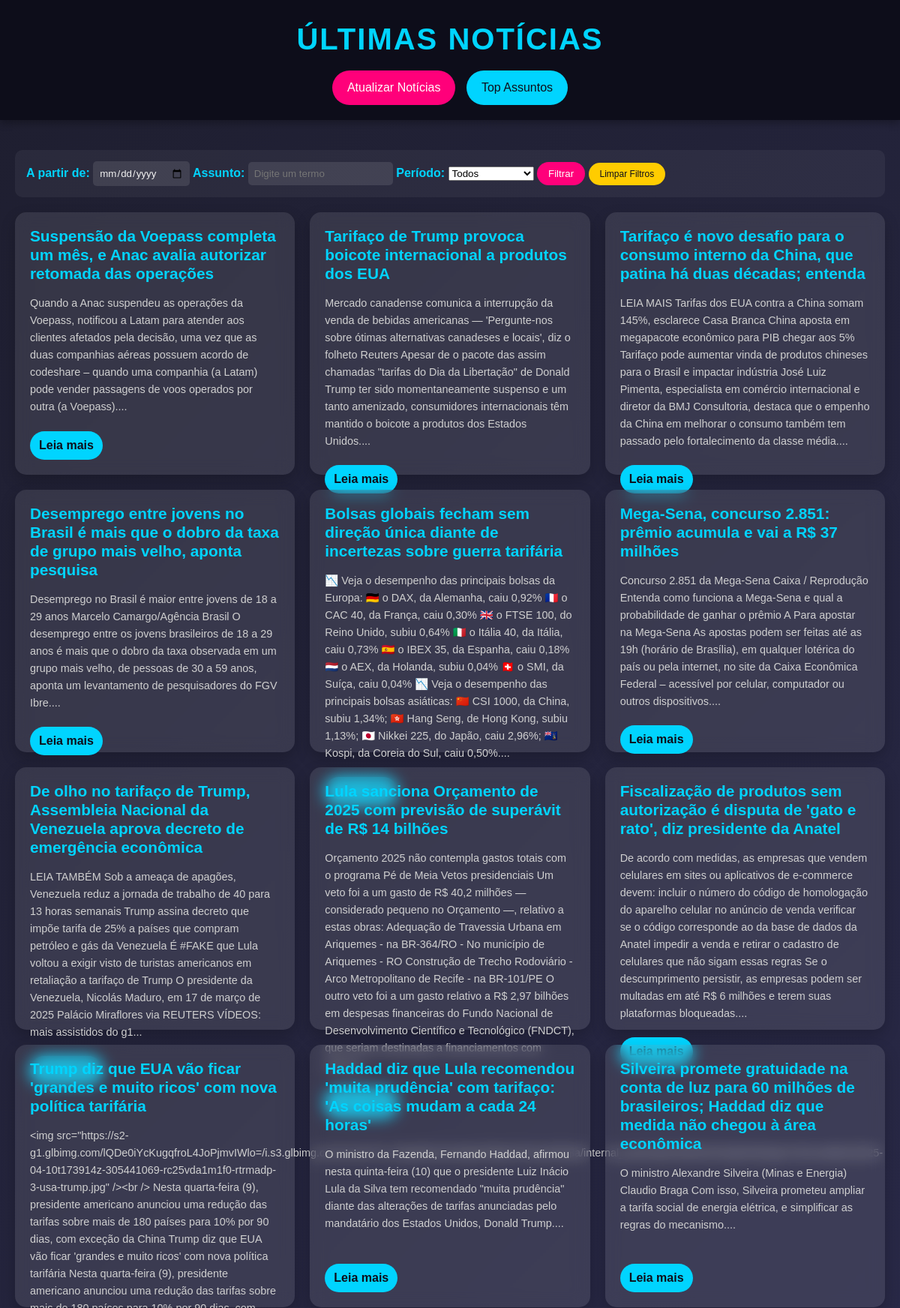
/?page=4 (upper part), run on the app's committed database.
### app/models.py (models this page shows)
class Noticia(db.Model):
    __tablename__ = 'Noticia'
    id = db.Column(db.Integer, primary_key=True)
    titulo = db.Column(db.String(200), nullable=False)
    conteudo = db.Column(db.Text, nullable=False)
    url = db.Column(db.String(500), unique=True, nullable=False)
    data_publicacao = db.Column(db.DateTime, nullable=False)
    resumo = db.Column(db.Text)

### app/routes.py (the view)
@bp.route('/', methods=['GET'])
def index():
    data_filtro = request.args.get('data', None)
    assunto_filtro = request.args.get('assunto', None)
    periodo = request.args.get('periodo', None)
    page = request.args.get('page', default=1, type=int)  # Pega a página da URL
    noticias_paginadas = filtrar_noticias(data_filtro, assunto_filtro, periodo, page=page, per_page=15)
    return render_template('index.html', noticias=noticias_paginadas.items, pagination=noticias_paginadas)

### app/repository.py (called while the page is built, shortened)
def filtrar_noticias(data_filtro=None, assunto_filtro=None, periodo=None, page=1, per_page=10):
    query = Noticia.query
    if data_filtro:
        try:
            data = datetime.strptime(data_filtro, '%Y-%m-%d')
            query = query.filter(db.func.date(Noticia.data_publicacao) >= data.date())
        except ValueError:
            pass
    if periodo == 'semana':
        data_inicio = datetime.now() - timedelta(days=7)
        query = query.filter(Noticia.data_publicacao >= data_inicio)
    elif periodo == 'mes':
        data_inicio = datetime.now() - timedelta(days=30)
        query = query.filter(Noticia.data_publicacao >= data_inicio)
    return query.order_by(Noticia.data_publicacao.desc()).paginate(page=page, per_page=per_page)

### app/templates/index.html (shortened to what this page needs)
<!DOCTYPE html>
<html lang="pt-br">
<head>
    <link rel="stylesheet" href="{{ url_for('static', filename='styles.css') }}">
</head>
<body>
    <header>
        <h1>Últimas Notícias</h1>
        <a href="/atualizar" class="btn-atualizar">Atualizar Notícias</a>
        <a href="/dashboard" class="btn-dashboard">Top Assuntos</a>
    </header>
        <main>
        <section class="filtro-container">
            <form method="GET" action="/">
                <label for="data">A partir de:</label>
                <input type="date" id="data" name="data">
                <label for="assunto">Assunto:</label>
                <input type="text" id="assunto" name="assunto" placeholder="Digite um termo">
                <label for="periodo">Período:</label>
                <select id="periodo" name="periodo">
                    <option value="">Todos</option>
                </select>
                <button type="submit" class="btn-filtrar">Filtrar</button>
                <a href="/" class="btn-limpar">Limpar Filtros</a>
            </form>
        </section>
        <section class="noticias-container">
            {% for noticia in noticias %}
                <article class="noticia-card">
                    <h2>{{ noticia.titulo }}</h2>
                    <p>{{ noticia.resumo or noticia.conteudo[:200] }}...</p>
                    <a class="btn-leia-mais" href="{{ url_for('main.noticia_detalhe', id=noticia.id) }}">Leia mais</a>
                </article>
            {% endfor %}
        </section>
    </main>
</body>
</html>

### app/static/styles.css (style rules this page uses)
* { margin: 0; padding: 0; box-sizing: border-box; font-family: 'Arial', sans-serif; }
body { background: linear-gradient(135deg, #1e1e2f 0%, #2a2a4a 100%); color: #f0f0f0; line-height: 1.6; min-height: 100vh; display: flex; flex-direction: column; }
header { background: #0d0d1a; padding: 20px; text-align: center; box-shadow: 0 4px 10px rgba(0, 0, 0, 0.3); }
header h1 { font-size: 2.5em; color: #00d4ff; text-transform: uppercase; letter-spacing: 2px; }
.btn-atualizar, .btn-voltar { display: inline-block; margin-top: 10px; padding: 10px 20px; background: #ff007a; color: #fff; text-decoration: none; border-radius: 25px; transition: transform 0.3s, background 0.3s; }
main { flex: 1; padding: 20px; }
.filtro-container { max-width: 1200px; margin: 20px auto; padding: 15px; background: rgba(255, 255, 255, 0.05); border-radius: 10px; display: flex; gap: 15px; align-items: center; }
.filtro-container label { color: #00d4ff; font-weight: bold; }
.filtro-container input { padding: 8px; border: none; border-radius: 5px; background: rgba(255, 255, 255, 0.1); color: #f0f0f0; }
.btn-filtrar { padding: 8px 15px; background: #ff007a; color: #fff; border: none; border-radius: 20px; cursor: pointer; transition: background 0.3s; }
.btn-limpar { font-size: 12px; padding: 8px 15px; background: #ffcc00; color: #0d0d1a; text-decoration: none; border-radius: 20px; transition: background 0.3s; }
.noticias-container { max-width: 1200px; margin: 0 auto; display: grid; grid-template-columns: repeat(auto-fit, minmax(300px, 1fr)); gap: 20px; }
.noticia-card { background: rgba(255, 255, 255, 0.1); border-radius: 15px; padding: 20px; backdrop-filter: blur(10px); box-shadow: 0 8px 20px rgba(0, 0, 0, 0.2); transition: transform 0.3s, box-shadow 0.3s; height: 350px; display: flex; flex-direction: column; gap: 10px; }
.noticia-card h2 { font-size: 1.3em; color: #00d4ff; margin-bottom: 5px; line-height: 1.2; }
.noticia-card p { font-size: 0.9em; color: #d0d0d0; margin-bottom: 10px; flex-grow: 1; }
.btn-leia-mais { display: inline-block; padding: 6px 12px; background: #00d4ff; color: #0d0d1a; text-decoration: none; border-radius: 20px; font-weight: bold; transition: background 0.3s; align-self: flex-start; }
.btn-dashboard { display: inline-block; margin-top: 10px; margin-left: 10px; padding: 10px 20px; background: #00d4ff; color: #0d0d1a; text-decoration: none; border-radius: 25px; transition: background 0.3s; }

### data on the page
Noticia: titulo "Suspensão da Voepass completa um mês, e Anac avalia autorizar retomada das operações", resumo "Quando a Anac suspendeu as operações da Voepass, notificou a Latam para atender aos clientes afetados pela decisão, uma vez que as duas companhias aéreas possuem acordo de codeshare – quando uma companhia (a Latam) pode vender passagens de voos operados por outra (a Voepass)."
Noticia: titulo "Tarifaço de Trump provoca boicote internacional a produtos dos EUA", resumo "Mercado canadense comunica a interrupção da venda de bebidas americanas — 'Pergunte-nos sobre ótimas alternativas canadeses e locais', diz o folheto Reuters Apesar de o pacote das assim chamadas \"tarifas do Dia da Libertação\" de Donald Trump ter sido momentaneamente suspenso e um tanto amenizado, consumidores internacionais têm mantido o boicote a produtos dos Estados Unidos."
Noticia: titulo "Tarifaço é novo desafio para o consumo interno da China, que patina há duas décadas; entenda", resumo "LEIA MAIS Tarifas dos EUA contra a China somam 145%, esclarece Casa Branca China aposta em megapacote econômico para PIB chegar aos 5% Tarifaço pode aumentar vinda de produtos chineses para o Brasil e impactar indústria José Luiz Pimenta, especialista em comércio internacional e diretor da BMJ Consultoria, destaca que o empenho da China em melhorar o consumo também tem passado pelo fortalecimento da classe média."
Noticia: titulo "Desemprego entre jovens no Brasil é mais que o dobro da taxa de grupo mais velho, aponta pesquisa", resumo "Desemprego no Brasil é maior entre jovens de 18 a 29 anos Marcelo Camargo/Agência Brasil O desemprego entre os jovens brasileiros de 18 a 29 anos é mais que o dobro da taxa observada em um grupo mais velho, de pessoas de 30 a 59 anos, aponta um levantamento de pesquisadores do FGV Ibre."
Noticia: titulo "Bolsas globais fecham sem direção única diante de incertezas sobre guerra tarifária", resumo "📉 Veja o desempenho das principais bolsas da Europa: 🇩🇪 o DAX, da Alemanha, caiu 0,92% 🇫🇷 o CAC 40, da França, caiu 0,30% 🇬🇧 o FTSE 100, do Reino Unido, subiu 0,64% 🇮🇹 o Itália 40, da Itália, caiu 0,73% 🇪🇸 o IBEX 35, da Espanha, caiu 0,18% 🇳🇱 o AEX, da Holanda, subiu 0,04% 🇨🇭 o SMI, da Suíça, caiu 0,04% 📉 Veja o desempenho das principais bolsas asiáticas: 🇨🇳 CSI 1000, da China, subiu 1,34%; 🇭🇰 Hang Seng, de Hong Kong, subiu 1,13%; 🇯🇵 Nikkei 225, do Japão, caiu 2,96%; 🇬🇸 Kospi, da Coreia do Sul, caiu 0,50%."
Noticia: titulo "Mega-Sena, concurso 2.851: prêmio acumula e vai a R$ 37 milhões", resumo "Concurso 2.851 da Mega-Sena Caixa / Reprodução Entenda como funciona a Mega-Sena e qual a probabilidade de ganhar o prêmio A Para apostar na Mega-Sena As apostas podem ser feitas até as 19h (horário de Brasília), em qualquer lotérica do país ou pela internet, no site da Caixa Econômica Federal – acessível por celular, computador ou outros dispositivos."
Noticia: titulo "De olho no tarifaço de Trump, Assembleia Nacional da Venezuela aprova decreto de emergência econômica", resumo "LEIA TAMBÉM Sob a ameaça de apagões, Venezuela reduz a jornada de trabalho de 40 para 13 horas semanais Trump assina decreto que impõe tarifa de 25% a países que compram petróleo e gás da Venezuela É #FAKE que Lula voltou a exigir visto de turistas americanos em retaliação a tarifaço de Trump O presidente da Venezuela, Nicolás Maduro, em 17 de março de 2025 Palácio Miraflores via REUTERS VÍDEOS: mais assistidos do g1"
Noticia: titulo "Lula sanciona Orçamento de 2025 com previsão de superávit de R$ 14 bilhões", resumo "Orçamento 2025 não contempla gastos totais com o programa Pé de Meia Vetos presidenciais Um veto foi a um gasto de R$ 40,2 milhões — considerado pequeno no Orçamento —, relativo a estas obras: Adequação de Travessia Urbana em Ariquemes - na BR-364/RO - No município de Ariquemes - RO Construção de Trecho Rodoviário - Arco Metropolitano de Recife - na BR-101/PE O outro veto foi a um gasto relativo a R$ 2,97 bilhões em despesas financeiras do Fundo Nacional de Desenvolvimento Científico e Tecnológico (FNDCT), que seriam destinadas a financiamentos com retorno."
Noticia: titulo "Fiscalização de produtos sem autorização é disputa de 'gato e rato', diz presidente da Anatel", resumo "De acordo com medidas, as empresas que vendem celulares em sites ou aplicativos de e-commerce devem: incluir o número do código de homologação do aparelho celular no anúncio de venda verificar se o código corresponde ao da base de dados da Anatel impedir a venda e retirar o cadastro de celulares que não sigam essas regras Se o descumprimento persistir, as empresas podem ser multadas em até R$ 6 milhões e terem suas plataformas bloqueadas."
Noticia: titulo "Trump diz que EUA vão ficar 'grandes e muito ricos' com nova política tarifária"
Noticia: titulo "Haddad diz que Lula recomendou 'muita prudência' com tarifaço: 'As coisas mudam a cada 24 horas'", resumo "O ministro da Fazenda, Fernando Haddad, afirmou nesta quinta-feira (10) que o presidente Luiz Inácio Lula da Silva tem recomendado \"muita prudência\" diante das alterações de tarifas anunciadas pelo mandatário dos Estados Unidos, Donald Trump."
Noticia: titulo "Silveira promete gratuidade na conta de luz para 60 milhões de brasileiros; Haddad diz que medida não chegou à área econômica", resumo "O ministro Alexandre Silveira (Minas e Energia) Claudio Braga Com isso, Silveira prometeu ampliar a tarifa social de energia elétrica, e simplificar as regras do mecanismo."
